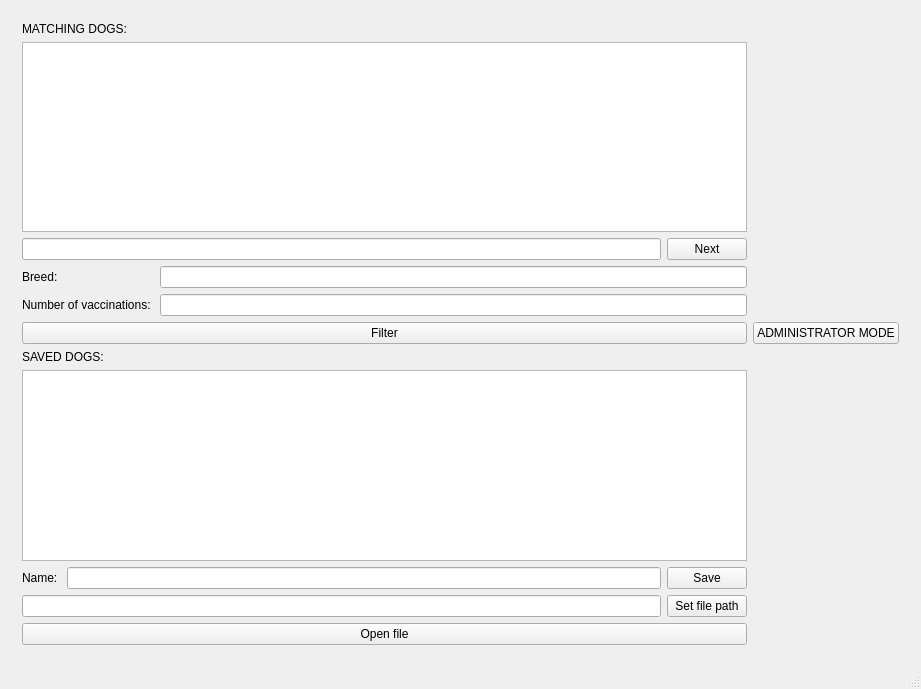
<?xml version="1.0" encoding="UTF-8"?>
<ui version="4.0">
 <class>GUIClass</class>
 <widget class="QMainWindow" name="GUIClass">
  <property name="geometry">
   <rect>
    <x>0</x>
    <y>0</y>
    <width>921</width>
    <height>689</height>
   </rect>
  </property>
  <property name="windowTitle">
   <string>GUI</string>
  </property>
  <property name="styleSheet">
   <string notr="true"/>
  </property>
  <widget class="QWidget" name="centralWidget">
   <layout class="QHBoxLayout" name="horizontalLayout_3">
    <item>
     <widget class="QStackedWidget" name="mainStackedWidget">
      <property name="currentIndex">
       <number>1</number>
      </property>
      <widget class="QWidget" name="administratorStackedWidgetPage">
       <layout class="QHBoxLayout" name="horizontalLayout">
        <item>
         <layout class="QHBoxLayout" name="administratorHorizontalLayout">
          <item>
           <layout class="QVBoxLayout" name="administratorVerticalLayout">
            <item>
             <widget class="QListWidget" name="administratorDogsListWidget"/>
            </item>
            <item>
             <layout class="QFormLayout" name="administratorDogFormLayout">
              <item row="0" column="0">
               <widget class="QLabel" name="administratorNameLabel">
                <property name="text">
                 <string>Name: </string>
                </property>
               </widget>
              </item>
              <item row="0" column="1">
               <widget class="QLineEdit" name="administratorNameLineEdit"/>
              </item>
              <item row="1" column="0">
               <widget class="QLabel" name="administratorBreedLabel">
                <property name="text">
                 <string>Breed: </string>
                </property>
               </widget>
              </item>
              <item row="1" column="1">
               <widget class="QLineEdit" name="administratorBreedLineEdit"/>
              </item>
              <item row="2" column="0">
               <widget class="QLabel" name="administratorBirthDateLabel">
                <property name="text">
                 <string>Birth date: </string>
                </property>
               </widget>
              </item>
              <item row="2" column="1">
               <widget class="QLineEdit" name="administratorBirthDateLineEdit"/>
              </item>
              <item row="3" column="0">
               <widget class="QLabel" name="administratorVaccinationsNumberLabel">
                <property name="text">
                 <string>Number of vaccinations: </string>
                </property>
               </widget>
              </item>
              <item row="3" column="1">
               <widget class="QLineEdit" name="administratorVaccinationsNumberLineEdit"/>
              </item>
              <item row="4" column="0">
               <widget class="QLabel" name="administratorPhotographLabel">
                <property name="text">
                 <string>Photograph: </string>
                </property>
               </widget>
              </item>
              <item row="4" column="1">
               <widget class="QLineEdit" name="administratorPhotographLineEdit"/>
              </item>
             </layout>
            </item>
            <item>
             <layout class="QHBoxLayout" name="administratorPushButtonsHorizontalLayout">
              <item>
               <widget class="QPushButton" name="administratorAddPushButton">
                <property name="text">
                 <string>Add</string>
                </property>
               </widget>
              </item>
              <item>
               <widget class="QPushButton" name="administratorUpdatePushButton">
                <property name="text">
                 <string>Update</string>
                </property>
               </widget>
              </item>
              <item>
               <widget class="QPushButton" name="administratorDeletePushButton">
                <property name="text">
                 <string>Delete</string>
                </property>
               </widget>
              </item>
             </layout>
            </item>
            <item>
             <layout class="QHBoxLayout" name="administratorFilePathHorizontalLayout">
              <item>
               <widget class="QLineEdit" name="administratorFilePathLineEdit"/>
              </item>
              <item>
               <widget class="QPushButton" name="administratorSetFilePathPushButton">
                <property name="text">
                 <string>Set file path</string>
                </property>
               </widget>
              </item>
             </layout>
            </item>
           </layout>
          </item>
          <item>
           <widget class="QPushButton" name="administratorUserModePushButton">
            <property name="text">
             <string>USER MODE</string>
            </property>
           </widget>
          </item>
         </layout>
        </item>
       </layout>
      </widget>
      <widget class="QWidget" name="userStackedWidgetPage">
       <layout class="QHBoxLayout" name="horizontalLayout_2">
        <item>
         <layout class="QHBoxLayout" name="userHorizontalLayout">
          <item>
           <layout class="QVBoxLayout" name="userVerticalLayout">
            <item>
             <layout class="QVBoxLayout" name="userMatchingDogsVerticalLayout">
              <item>
               <widget class="QLabel" name="userMatchingDogsLabel">
                <property name="text">
                 <string>MATCHING DOGS: </string>
                </property>
               </widget>
              </item>
              <item>
               <widget class="QListWidget" name="userMatchingDogsListWidget"/>
              </item>
             </layout>
            </item>
            <item>
             <layout class="QHBoxLayout" name="userNextHorizontalLayout">
              <item>
               <widget class="QLineEdit" name="userNextLineEdit"/>
              </item>
              <item>
               <widget class="QPushButton" name="userNextPushButton">
                <property name="text">
                 <string>Next</string>
                </property>
               </widget>
              </item>
             </layout>
            </item>
            <item>
             <layout class="QVBoxLayout" name="userFilterVerticalLayout">
              <item>
               <layout class="QFormLayout" name="userFilterFormLayout">
                <item row="0" column="0">
                 <widget class="QLabel" name="userBreedLabel">
                  <property name="text">
                   <string>Breed: </string>
                  </property>
                 </widget>
                </item>
                <item row="0" column="1">
                 <widget class="QLineEdit" name="userBreedLineEdit"/>
                </item>
                <item row="1" column="0">
                 <widget class="QLabel" name="userVaccinationsNumberLabel">
                  <property name="text">
                   <string>Number of vaccinations: </string>
                  </property>
                 </widget>
                </item>
                <item row="1" column="1">
                 <widget class="QLineEdit" name="userVaccinationsNumberLineEdit"/>
                </item>
               </layout>
              </item>
              <item>
               <widget class="QPushButton" name="userFilterPushButton">
                <property name="text">
                 <string>Filter</string>
                </property>
               </widget>
              </item>
              <item>
               <layout class="QVBoxLayout" name="userSavedDogsVerticalLayout">
                <item>
                 <widget class="QLabel" name="userSavedDogsLabel">
                  <property name="text">
                   <string>SAVED DOGS: </string>
                  </property>
                 </widget>
                </item>
                <item>
                 <widget class="QListWidget" name="userSavedDogsListWidget"/>
                </item>
               </layout>
              </item>
             </layout>
            </item>
            <item>
             <layout class="QHBoxLayout" name="userSaveHorizontalLayout">
              <item>
               <widget class="QLabel" name="userNameLabel">
                <property name="text">
                 <string>Name: </string>
                </property>
               </widget>
              </item>
              <item>
               <widget class="QLineEdit" name="userNameLineEdit"/>
              </item>
              <item>
               <widget class="QPushButton" name="userSavePushButton">
                <property name="text">
                 <string>Save</string>
                </property>
               </widget>
              </item>
             </layout>
            </item>
            <item>
             <layout class="QVBoxLayout" name="userFilePathVerticalLayout">
              <item>
               <layout class="QHBoxLayout" name="userSetFilePathHorizontalLayout">
                <item>
                 <widget class="QLineEdit" name="userFilePathLineEdit"/>
                </item>
                <item>
                 <widget class="QPushButton" name="userSetFilePathPushButton">
                  <property name="text">
                   <string>Set file path</string>
                  </property>
                 </widget>
                </item>
               </layout>
              </item>
              <item>
               <widget class="QPushButton" name="userOpenFilePushButton">
                <property name="text">
                 <string>Open file</string>
                </property>
               </widget>
              </item>
             </layout>
            </item>
           </layout>
          </item>
          <item>
           <widget class="QPushButton" name="userAdministratorModePushButton">
            <property name="text">
             <string>ADMINISTRATOR MODE</string>
            </property>
           </widget>
          </item>
         </layout>
        </item>
       </layout>
      </widget>
     </widget>
    </item>
   </layout>
  </widget>
  <widget class="QStatusBar" name="statusBar"/>
 </widget>
 <layoutdefault spacing="6" margin="11"/>
 <resources>
  <include location="GUI.qrc"/>
 </resources>
 <connections/>
</ui>
